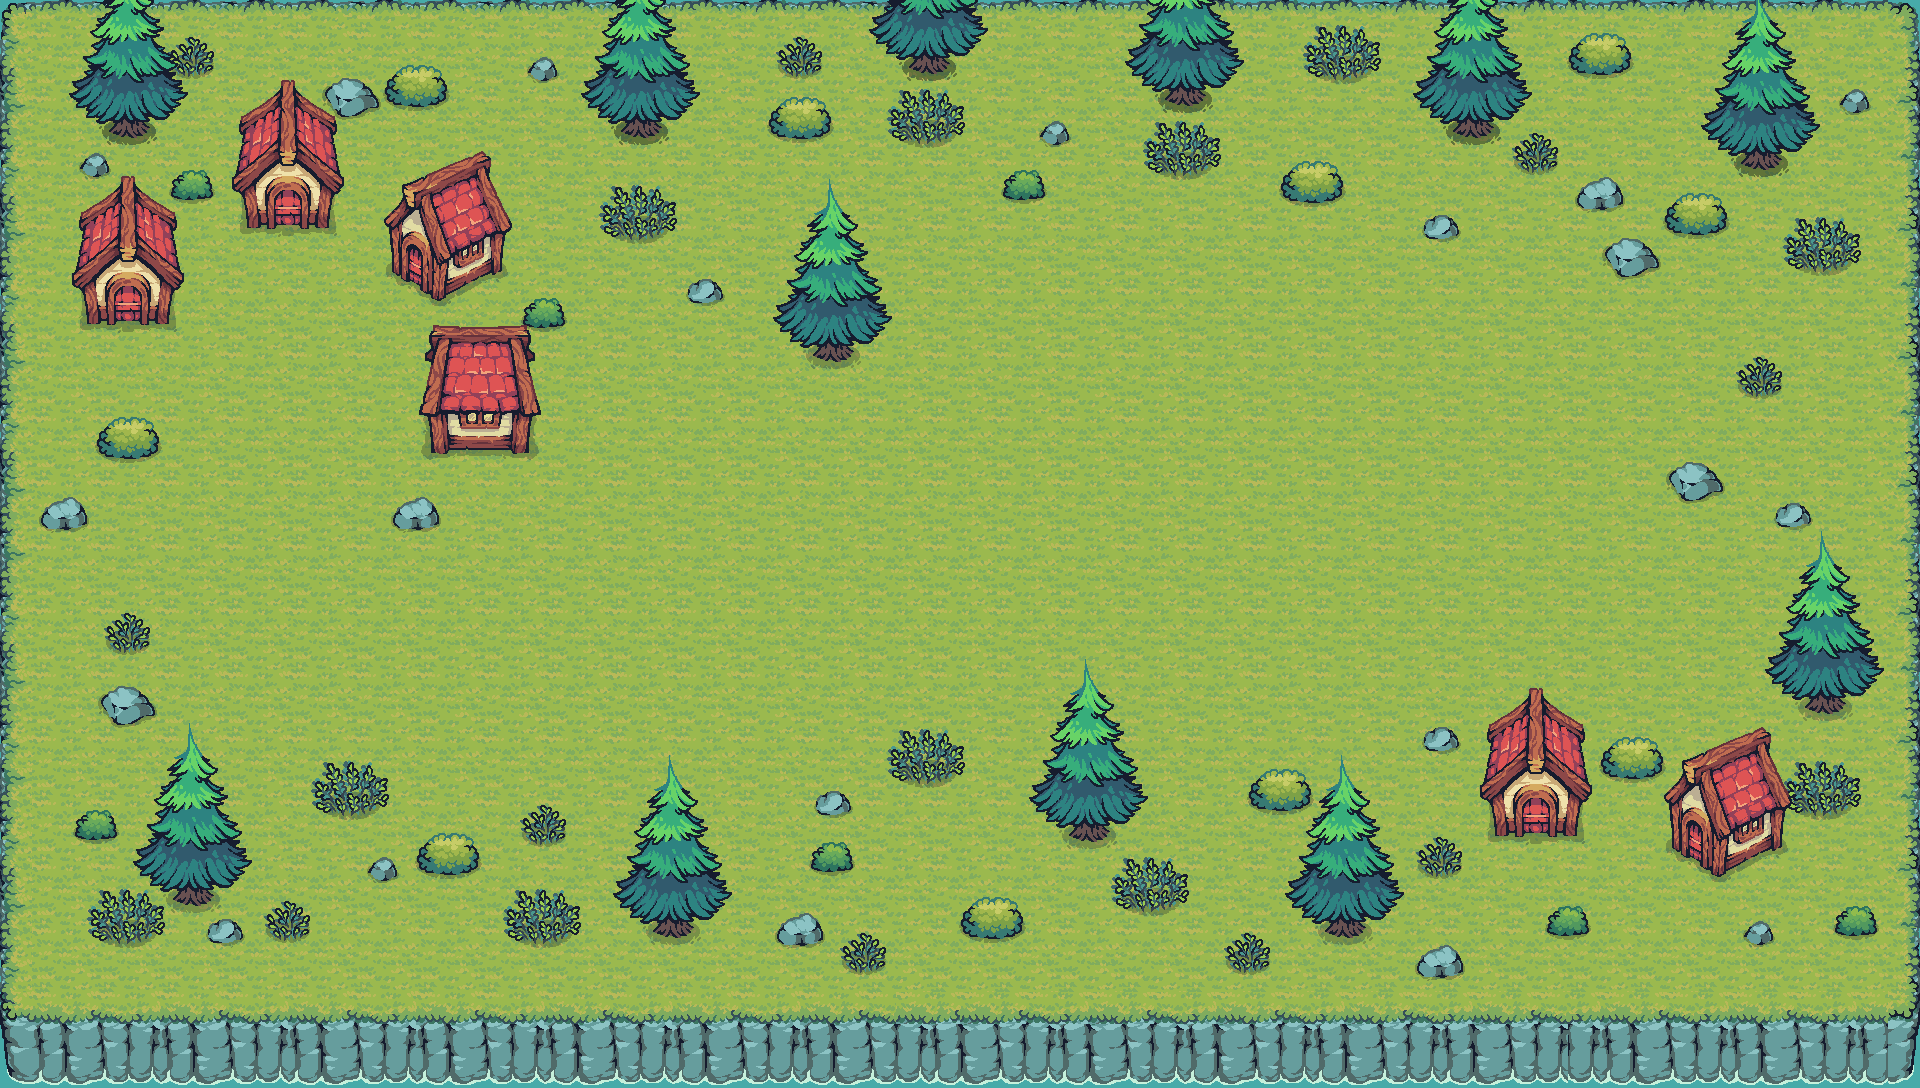

The image is a tile-based game level rendered from a .tmx file. Its description and source (layers, tilesets, objects; grid data summarised) follow:
An orthogonal 60x34 tile map with 32x32 px tiles, 14 tile layers (Camada Agua, Camada Terreno, Camada Rock4, Camada Rock3, ...), 15 tilesets.

<map version="1.10" tiledversion="1.12.1" orientation="orthogonal" renderorder="right-down" width="60" height="34" tilewidth="32" tileheight="32" infinite="0" nextlayerid="26" nextobjectid="1">
 <editorsettings>
  <export target="TowerMap.json" format="json" />
 </editorsettings>
 <tileset firstgid="1" source="../Tilesets/grass_color1.tsx" />
 <tileset firstgid="217" source="../Tilesets/Tree.tsx" />
 <tileset firstgid="225" source="../Tilesets/Bushe_1.tsx" />
 <tileset firstgid="233" source="../Tilesets/Bushe_2.tsx" />
 <tileset firstgid="241" source="../Tilesets/Bushe_3.tsx" />
 <tileset firstgid="249" source="../Tilesets/Bushe_4.tsx" />
 <tileset firstgid="257" source="../Tilesets/Rock_1.tsx" />
 <tileset firstgid="258" source="../Tilesets/Rock_2.tsx" />
 <tileset firstgid="259" source="../Tilesets/Rock_3.tsx" />
 <tileset firstgid="260" source="../Tilesets/Rock_4.tsx" />
 <tileset firstgid="261" source="../Tilesets/Water Background color.tsx" />
 <tileset firstgid="265" source="../Tilesets/Water Foam.tsx" />
 <tileset firstgid="281" source="../Tilesets/Red_House1.tsx" />
 <tileset firstgid="282" source="../Tilesets/Red_House2.tsx" />
 <tileset firstgid="283" source="../Tilesets/Red_House3.tsx" />
 <group id="7" name="Grupo Terreno">
  <layer id="19" name="Camada Agua" width="60" height="34">
   <data>[2040 cells, 2040 non-empty, 4 distinct tile ids]</data>
  </layer>
  <layer id="1" name="Camada Terreno" width="60" height="34">
   <properties>
    <property name="IntegrationCode" value="Terrain" />
   </properties>
   <data>[2040 cells, 2040 non-empty, 48 distinct tile ids]</data>
  </layer>
 </group>
 <group id="10" name="Grupo Rock">
  <layer id="15" name="Camada Rock4" width="60" height="34">
   <properties>
    <property name="IntegrationCode" value="Rock4" />
   </properties>
   <data>[2040 cells, 4 non-empty, 1 distinct tile ids]</data>
  </layer>
  <layer id="16" name="Camada Rock3" width="60" height="34">
   <properties>
    <property name="IntegrationCode" value="Rock3" />
   </properties>
   <data>[2040 cells, 6 non-empty, 1 distinct tile ids]</data>
  </layer>
  <layer id="17" name="Camada Rock2" width="60" height="34">
   <properties>
    <property name="IntegrationCode" value="Rock2" />
   </properties>
   <data>[2040 cells, 5 non-empty, 1 distinct tile ids]</data>
  </layer>
  <layer id="18" name="Camada Rock1" width="60" height="34">
   <properties>
    <property name="IntegrationCode" value="Rock1" />
   </properties>
   <data>[2040 cells, 6 non-empty, 1 distinct tile ids]</data>
  </layer>
 </group>
 <group id="9" name="Grupo Bushe">
  <layer id="11" name="Camada Bushe4" width="60" height="34">
   <properties>
    <property name="IntegrationCode" value="Bushe4" />
   </properties>
   <data>[2040 cells, 10 non-empty, 1 distinct tile ids]</data>
  </layer>
  <layer id="13" name="Camada Bushe3" width="60" height="34">
   <properties>
    <property name="IntegrationCode" value="Bushe3" />
   </properties>
   <data>[2040 cells, 11 non-empty, 1 distinct tile ids]</data>
  </layer>
  <layer id="14" name="Camada Bushe2" width="60" height="34">
   <properties>
    <property name="IntegrationCode" value="Bushe2" />
   </properties>
   <data>[2040 cells, 7 non-empty, 1 distinct tile ids]</data>
  </layer>
  <layer id="12" name="Camada Bushe1" width="60" height="34">
   <properties>
    <property name="IntegrationCode" value="Bushe1" />
   </properties>
   <data>[2040 cells, 10 non-empty, 1 distinct tile ids]</data>
  </layer>
 </group>
 <group id="8" name="Grupo Tree">
  <layer id="3" name="Camada Tree1" width="60" height="34">
   <properties>
    <property name="IntegrationCode" value="Tree1" />
   </properties>
   <data>[2040 cells, 12 non-empty, 1 distinct tile ids]</data>
  </layer>
 </group>
 <group id="22" name="Grupo Building">
  <layer id="25" name="Camada House3" width="60" height="34">
   <properties>
    <property name="IntegrationCode" value="House3" />
   </properties>
   <data>[2040 cells, 0 non-empty, 0 distinct tile ids]</data>
  </layer>
  <layer id="24" name="Camada House2" width="60" height="34">
   <properties>
    <property name="IntegrationCode" value="House2" />
   </properties>
   <data>[2040 cells, 0 non-empty, 0 distinct tile ids]</data>
  </layer>
  <layer id="23" name="Camada House1" width="60" height="34">
   <properties>
    <property name="IntegrationCode" value="House1" />
   </properties>
   <data>[2040 cells, 6 non-empty, 3 distinct tile ids]</data>
  </layer>
 </group>
</map>
